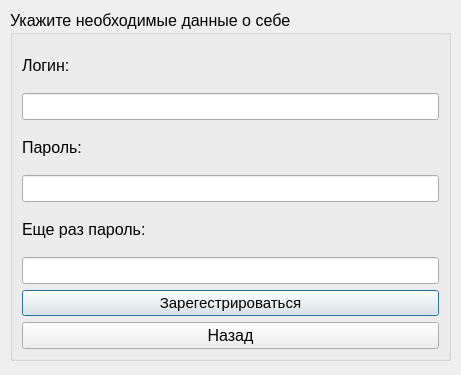
<?xml version="1.0" encoding="UTF-8"?>
<ui version="4.0">
 <class>registration</class>
 <widget class="QDialog" name="registration">
  <property name="geometry">
   <rect>
    <x>0</x>
    <y>0</y>
    <width>461</width>
    <height>375</height>
   </rect>
  </property>
  <property name="windowTitle">
   <string>Dialog</string>
  </property>
  <widget class="QGroupBox" name="groupBox">
   <property name="geometry">
    <rect>
     <x>10</x>
     <y>10</y>
     <width>441</width>
     <height>351</height>
    </rect>
   </property>
   <property name="font">
    <font>
     <pointsize>12</pointsize>
    </font>
   </property>
   <property name="title">
    <string>Укажите необходимые данные о себе</string>
   </property>
   <layout class="QVBoxLayout" name="verticalLayout">
    <item>
     <widget class="QLabel" name="label_2">
      <property name="text">
       <string>Логин:</string>
      </property>
     </widget>
    </item>
    <item>
     <widget class="QLineEdit" name="log"/>
    </item>
    <item>
     <widget class="QLabel" name="label_3">
      <property name="text">
       <string>Пароль:</string>
      </property>
     </widget>
    </item>
    <item>
     <widget class="QLineEdit" name="pass"/>
    </item>
    <item>
     <widget class="QLabel" name="label_4">
      <property name="text">
       <string>Еще раз пароль:</string>
      </property>
     </widget>
    </item>
    <item>
     <widget class="QLineEdit" name="pass2"/>
    </item>
    <item>
     <widget class="QPushButton" name="pushButton">
      <property name="font">
       <font>
        <pointsize>11</pointsize>
        <weight>50</weight>
        <bold>false</bold>
       </font>
      </property>
      <property name="text">
       <string>Зарегестрироваться</string>
      </property>
     </widget>
    </item>
    <item>
     <widget class="QPushButton" name="pushButton_2">
      <property name="text">
       <string>Назад</string>
      </property>
     </widget>
    </item>
   </layout>
  </widget>
 </widget>
 <resources/>
 <connections/>
</ui>
